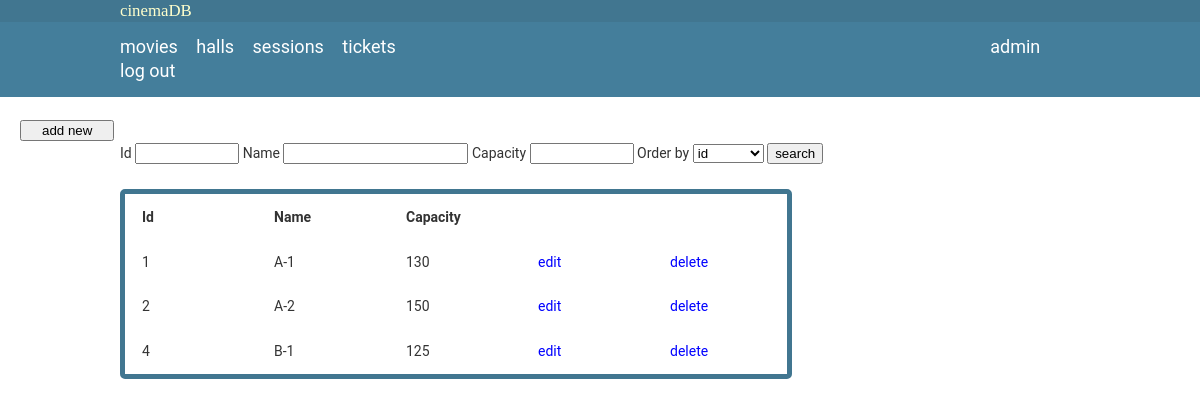
The app's page /halls (signed in) with its own data.
### interface/models.py (models this page shows, shortened)
class Hall(models.Model):
    name = models.CharField(max_length=10)
    capacity = models.IntegerField()

### interface/views.py (the view)
# urls.py: path('halls', view=halls, name='page.halls'),
@login_required(login_url='page.login')
def halls(request):
    hall_list = Hall.objects.all()
    return render(request, 'interface/halls.html', {'tab_title': 'halls', 'hall_list': hall_list})

### interface/templates/interface/halls.html (shortened to what this page needs)
{% extends "interface/base.html" %}
{% block content %}
<div class="container">
    <form action="/search/halls" method="GET" autocomplete="off">
        <br/>
        Id         <input type="number"    name="id"        value="{{id}}">
        Name       <input type="text"      name="name"      value="{{name}}">
        Capacity   <input type="number"    name="capacity"  value="{{capacity}}">
        Order by   <select name="orderby" id="orderby">
                        <option value="id">id</option>
                   </select>
                   <input type="submit"    value="search">
    </form>
    <table class="table">
        <tr>
            <th>Id</th>
            <th>Name</th>
            <th>Capacity</th>
        </tr>
        {% for hall in hall_list %}
        <tr>
            <td> {{hall.id}} </td>
            <td> {{hall.name}} </td>
            <td> {{hall.capacity}} </td>
            <td> <a href="{% url 'page.edit' 'halls' hall.id %}">edit</a> </td>
            <td> <a href="{% url 'page.delete' 'halls' hall.id %}">delete</a> </td>
        </tr>
        {% endfor %}
    </table>
</div>
<div id="sidebar">
    <form action="{% url 'page.add' 'halls' %}">
        <input type="submit" value="add new"/>
    </form>
</div>
{% endblock content %}

### interface/templates/interface/base.html (shortened to what this page needs)
{%load static%}
<!DOCTYPE html>
<html lang="en">
    <head>
        <link rel="stylesheet" type="text/css" href="{% static 'style.css' %}">
    </head>
    <body>
        <nav id="main-header">
            <div class="container">
                <a style="padding: px; font-size: larger;" href="{% url 'page.movies' %}">cinemaDB</a>
            </div>
        </nav>
        <header id="navbar">
            <div class="container">
                <ul>
                    <li><a href="/movies">movies</a></li>
                    <li><a href="/halls">halls</a></li>
                    <li><a href="/sessions">sessions</a></li>
                    <li><a href="/tickets">tickets</a></li>
                    <li><a style="padding-left: 60%;">{{request.user}}</a></li>
                    <li><a href="/logout">log out</a></li>
                </ul>
            </div>
        </header>
    {% block content%}
    {% endblock %}
    </body>
</html>

### interface/static/style.css (style rules this page uses)
#sidebar { height: 100%; width: 120px; position: fixed; padding-top: 120px; top: 0; }
#sidebar input { margin-left: 20px; padding-left: 20px; padding-right: 20px; display: block; }
body { font-family:Arial, Helvetica, sans-serif; line-height:1.6em; margin: 0; padding: 0; font-size: 14px; font-family: "Roboto","Lucida Grande","DejaVu Sans","Bitstream Vera Sans",Verdana,Arial,sans-serif; color: #333; background: #fff; }
a { text-decoration: none; color: blue; }
.container { width:80%; margin:auto; overflow:auto; }
input[type="number"] { width: 10%; }
.table { margin: 25px 0px; border: 5px solid #417690; border-radius: 5px; overflow: hidden; }
.table tbody tr { text-align: left; }
.table th, .table td { padding: 10px 15px; min-width: 100px; }
#main-header { background: #417690; color: #ffc; }
#main-header a { font-family: "Verdana"; font-size: 25px; margin: auto; background: #417690; color: #ffc; }
#navbar { background-color: #447e9b; color: #fff; }
#navbar ul { padding:0; list-style: none; }
#navbar li { display:inline; }
#navbar a { color:#fff; text-decoration: none; font-size:18px; padding-right:15px; }

### records on screen
Hall: id "1", name "A-1", capacity "130"
Hall: id "2", name "A-2", capacity "150"
Hall: id "4", name "B-1", capacity "125"

### other values on screen
{{ request.user }} "admin"
